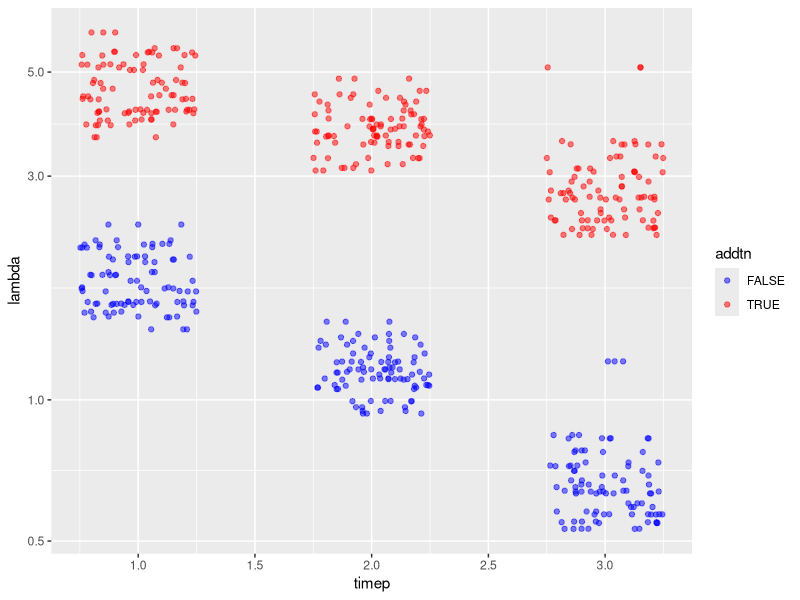
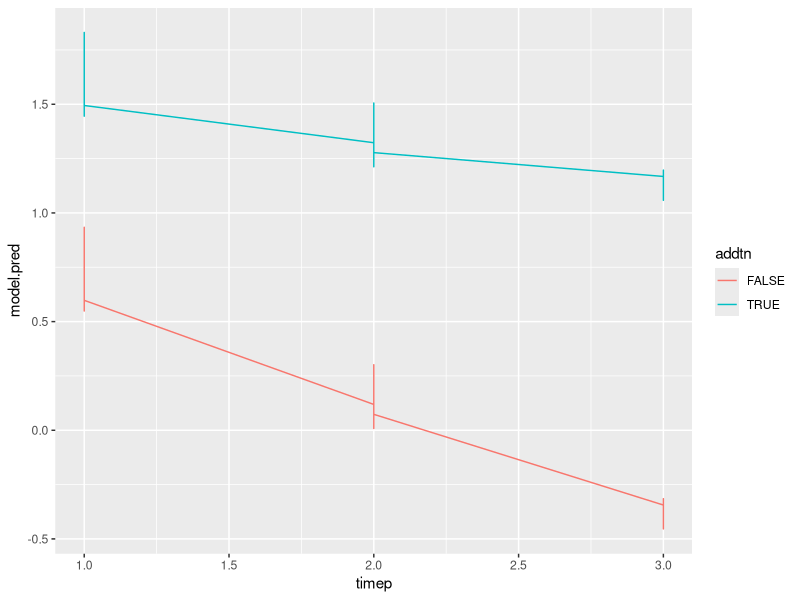
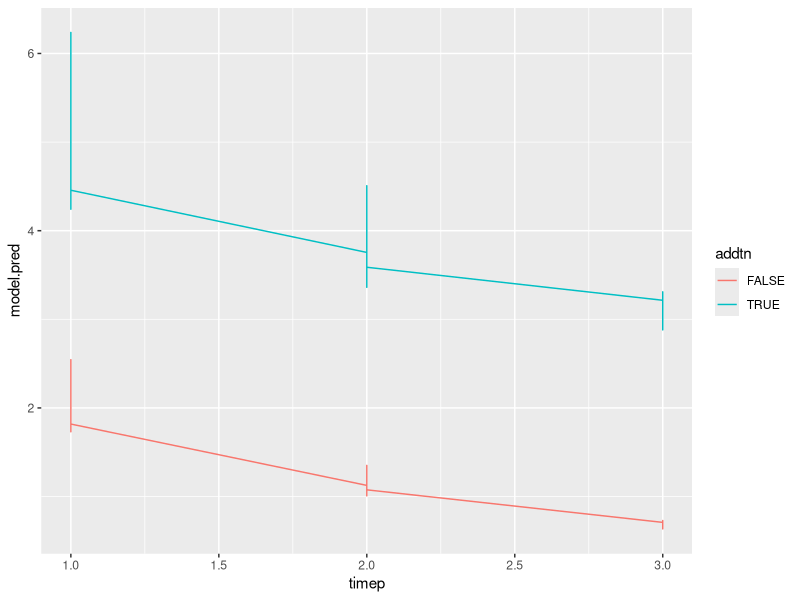
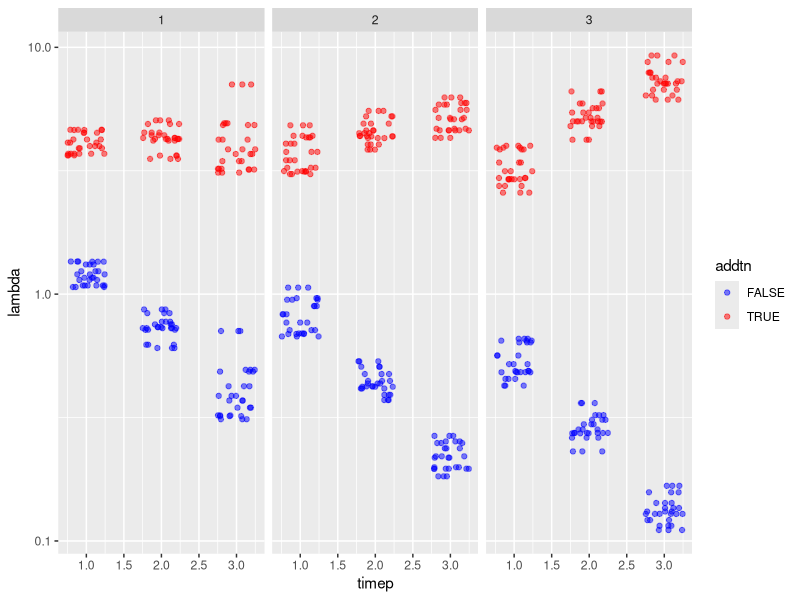

Generate these figures, in order, with R:
library(ggplot2)
library(dplyr)
library(tidyr)
library(lme4)

n.plants = 10

design = expand.grid(
  timep = 1:3,
  plant = 1:n.plants,
  shade = 1:3,
  flowr = 1:3,
  addtn = c(TRUE, FALSE)
)

##### Study without time or shade effects

b0 = log(3)
b1 = log(6) - log(3)

design1 = design %>%
  mutate(seeds = rpois(n = nrow(.), lambda = exp(b0 + b1*addtn)))

# Model
glm(seeds ~ addtn, design1, family = 'poisson') %>%
  summary()

##### Study with plant-level random effects

plant.sd = 0.15
plant.ranef = expand.grid(timep = 1:3, plant = 1:n.plants, shade = 1:3) %>%
  mutate(planef = rnorm(nrow(.), 0, plant.sd))

design2 = design %>%
  merge(y = plant.ranef) %>%
  mutate(plant = plant + (n.plants*(timep-1))) %>%
  mutate(seeds  = rpois(n = nrow(.), lambda = exp(b0 + b1*addtn + planef)))

glmer(seeds ~ addtn + (1 | plant), design2, family = 'poisson') %>% summary()

##### Now, thinking about time-varying effects.

# Effect on *overall* seed set
b2 = -1/2
# Effect of pollen limitation over time
b3 = 1/4

# Interaction with the addition treatment?
design3 = design %>%
  merge(y = plant.ranef) %>%
  mutate(plant = plant + (n.plants*(timep-1))) %>%
  mutate(lambda = exp(b0 + b1 * addtn + b2 * timep + (b3 * addtn * timep) + planef),
         seeds  = rpois(n = nrow(.), lambda = lambda))

# Plotting raw data
design3 %>%
  ggplot(aes(x = timep, y = lambda, colour = addtn)) +
  geom_point(position = position_jitter(width = 0.25), alpha = 0.5) +
  scale_color_manual(values = c('blue', 'red')) +
  scale_y_log10()

model3 = glmer(seeds ~ addtn * timep + (1 | plant),
               data = design3, family = 'poisson')

summary(model3)
# Getting a singularity warning here - not sure why.

with(design3, table(plant, timep))
with(design3, table(plant, addtn))
with(design3, table(timep, addtn))
# hmm...

# Also noting that, to get a significant result with n.plant = 8,
# the effect needs to be large. May need to up sample size
# (would ten work?)

# Plotting results
design3 %>%
  mutate(model.pred = predict(model3)) %>%
  ggplot(aes(x = timep, y = model.pred)) +
  geom_line(aes(group = addtn, colour = addtn))

# On the exponentiated scale (seed numbers)
design3 %>%
  mutate(model.pred = predict(model3, type = 'response')) %>%
  ggplot(aes(x = timep, y = model.pred)) +
  geom_line(aes(group = addtn, colour = addtn))

# Not incredibly evident on this scale but the effect is small.

##### Thinking about shade effects *only*.

# Expectation: for control (reference), 
# seed set decreasing with shade, decreasing with time

# Effects of shade (in control)
b4 = -1/3
# Effects of shade over time in control
# (i.e., how much worse shading is over time)
b5 = -1/15
# Effects of shade on addition
b6 = 1/3.5
# Interaction of shade, addition, and time
b7 = 1/6

design4 = design %>%
  merge(y = plant.ranef) %>%
  mutate(plant = plant + (n.plants*(timep-1))) %>%
  mutate(lambda = exp(b0 + b1 * addtn + b2 * timep + (b3 * addtn * timep) +
                      b4 * shade + (b5 * shade * timep) + (b6 * shade * timep * addtn) +
                      planef),
         seeds  = rpois(n = nrow(.), lambda = lambda))

# First, plot.
# Plotting raw data
design4 %>%
  ggplot(aes(x = timep, y = lambda, colour = addtn)) +
  geom_point(position = position_jitter(width = 0.25), alpha = 0.5) +
  scale_color_manual(values = c('blue', 'red')) +
  scale_y_log10() +
  facet_wrap(~ shade)

model4 = glmer(seeds ~ addtn * timep * shade + (1 | plant),
               data = design4, family = 'poisson')
# Another singularity warning. Not sure why.

summary(model4)
# many of these effects appear to be too lsmall to pick up on this little data.
# Although, I will have data elsewhere to test time, shade, time*shade hypotheses
# Important ones here are addition ones
# The three way interaction is there... (could just be because I chose a somewhat large one)
